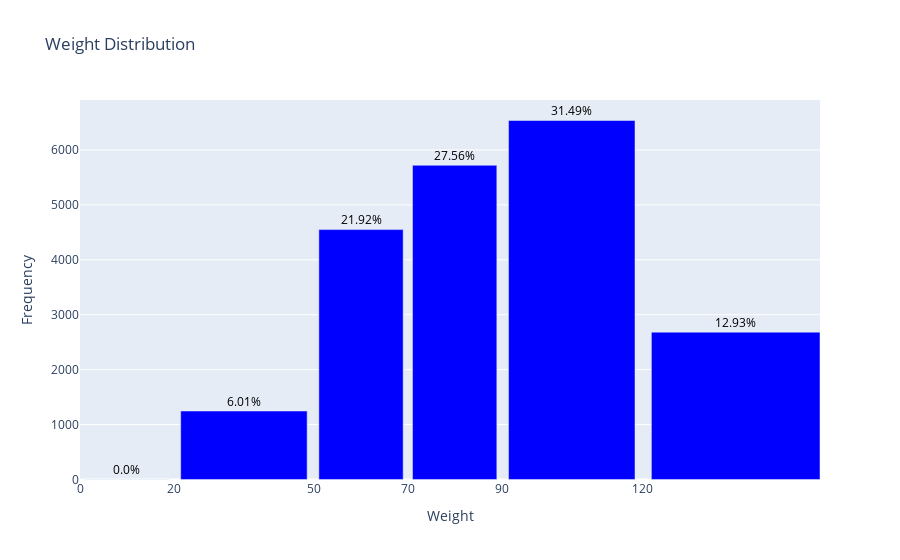

Write notebook code for a chart like this one.
### Code cell
fig = go.Figure()

bins = [0, 20, 50, 70, 90, 120, 160]
freq, _ = np.histogram(df['Weight'], bins=bins)

bin_centers = np.diff(bins) * 0.5 + bins[:-1]

for fr, x in zip(freq, bin_centers):
    height = int(fr)
    fig.add_annotation(
    x=x,
    y=height,  # Keep the y coordinate of the bar
    yref='y',  # Use the same reference frame as the y-axis
    yshift=10,  # Adjust the y position to move the text above the bar
    text="{}%".format(round(height * 100 / df.shape[0], 2)),
    showarrow=False,
    font=dict(color='black', size=12)
)

fig.add_trace(
    go.Bar(
        x=bin_centers,
        y=freq,
        width=0.9 * np.diff(bins),
        marker=dict(color='blue')
    )
)

fig.update_traces(textposition="outside")

fig.update_layout(
    title='Weight Distribution',
    xaxis=dict(title='Weight'),
    yaxis=dict(title='Frequency'),
    bargap=0.05,
    xaxis_tickvals=[0, 20, 50, 70, 90, 120, 160]
)

fig.show()

### Figure 1 — Plotly figure (JSON) as saved in the notebook; plotly's stock layout.template omitted (floating-point values rounded to 4 significant figures)
{"data": [{"marker": {"color": "blue"}, "textposition": "outside", "type": "bar", "width": [18, 27, 18, 18, 27, 36], "x": [10, 35, 60, 80, 105, 140], "y": [0, 1247, 4550, 5721, 6536, 2683]}], "layout": {"annotations": [{"font": {"color": "black", "size": 12}, "showarrow": false, "text": "0.0%", "x": 10, "y": 0, "yref": "y", "yshift": 10}, {"font": {"color": "black", "size": 12}, "showarrow": false, "text": "6.01%", "x": 35, "y": 1247, "yref": "y", "yshift": 10}, {"font": {"color": "black", "size": 12}, "showarrow": false, "text": "21.92%", "x": 60, "y": 4550, "yref": "y", "yshift": 10}, {"font": {"color": "black", "size": 12}, "showarrow": false, "text": "27.56%", "x": 80, "y": 5721, "yref": "y", "yshift": 10}, {"font": {"color": "black", "size": 12}, "showarrow": false, "text": "31.49%", "x": 105, "y": 6536, "yref": "y", "yshift": 10}, {"font": {"color": "black", "size": 12}, "showarrow": false, "text": "12.93%", "x": 140, "y": 2683, "yref": "y", "yshift": 10}], "bargap": 0.05, "title": {"text": "Weight Distribution"}, "xaxis": {"tickvals": [0, 20, 50, 70, 90, 120, 160], "title": {"text": "Weight"}}, "yaxis": {"title": {"text": "Frequency"}}}}
